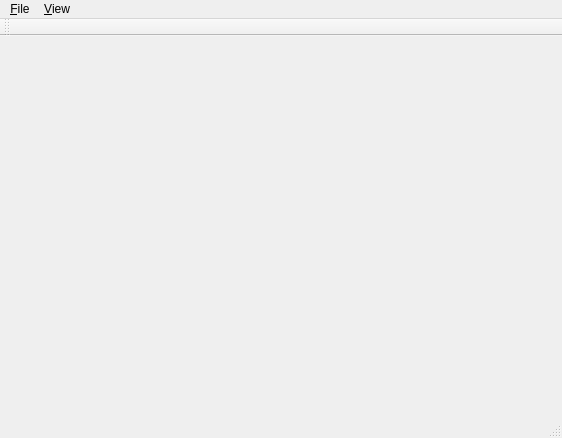
<?xml version="1.0" encoding="UTF-8"?>
<ui version="4.0">
 <class>SpreadSheet</class>
 <widget class="QMainWindow" name="SpreadSheet">
  <property name="geometry">
   <rect>
    <x>0</x>
    <y>0</y>
    <width>562</width>
    <height>438</height>
   </rect>
  </property>
  <property name="windowTitle">
   <string>SpreadSheet</string>
  </property>
  <widget class="QWidget" name="centralwidget">
   <layout class="QVBoxLayout" name="verticalLayout">
    <item>
     <widget class="QtTableWidgetNG" name="table" native="true"/>
    </item>
   </layout>
  </widget>
  <widget class="QMenuBar" name="menubar">
   <property name="geometry">
    <rect>
     <x>0</x>
     <y>0</y>
     <width>562</width>
     <height>26</height>
    </rect>
   </property>
   <widget class="QMenu" name="menuFile">
    <property name="title">
     <string>&amp;File</string>
    </property>
    <addaction name="action_Open"/>
    <addaction name="action_Print"/>
    <addaction name="separator"/>
    <addaction name="actionE_xit"/>
   </widget>
   <widget class="QMenu" name="menu_View">
    <property name="title">
     <string>&amp;View</string>
    </property>
    <addaction name="actionShow_Grid"/>
   </widget>
   <addaction name="menuFile"/>
   <addaction name="menu_View"/>
  </widget>
  <widget class="QStatusBar" name="statusbar"/>
  <widget class="QToolBar" name="toolBar">
   <property name="windowTitle">
    <string>toolBar</string>
   </property>
   <attribute name="toolBarArea">
    <enum>TopToolBarArea</enum>
   </attribute>
   <attribute name="toolBarBreak">
    <bool>false</bool>
   </attribute>
  </widget>
  <action name="actionE_xit">
   <property name="text">
    <string>E&amp;xit</string>
   </property>
  </action>
  <action name="action_Print">
   <property name="text">
    <string>&amp;Print</string>
   </property>
  </action>
  <action name="action_Open">
   <property name="text">
    <string>&amp;Open</string>
   </property>
  </action>
  <action name="actionShow_Grid">
   <property name="checkable">
    <bool>true</bool>
   </property>
   <property name="text">
    <string>Show &amp;Grid</string>
   </property>
  </action>
 </widget>
 <customwidgets>
  <customwidget>
   <class>QtTableWidgetNG</class>
   <extends>QWidget</extends>
   <header location="global">qtablewidgetng.h</header>
   <container>1</container>
  </customwidget>
 </customwidgets>
 <resources/>
 <connections/>
</ui>
